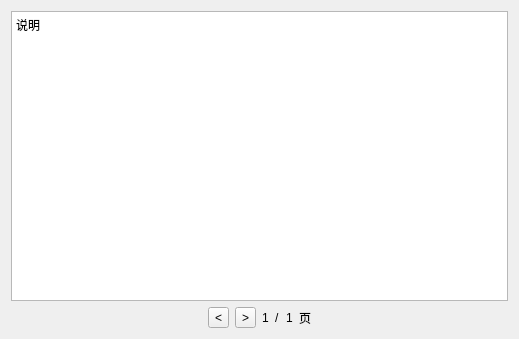
<?xml version="1.0" encoding="UTF-8"?>
<ui version="4.0">
 <class>dialog</class>
 <widget class="QDialog" name="dialog">
  <property name="geometry">
   <rect>
    <x>0</x>
    <y>0</y>
    <width>519</width>
    <height>339</height>
   </rect>
  </property>
  <property name="windowTitle">
   <string>说明</string>
  </property>
  <layout class="QVBoxLayout" name="verticalLayout_5">
   <item>
    <widget class="QStackedWidget" name="stackedWidget_show">
     <property name="currentIndex">
      <number>0</number>
     </property>
     <widget class="QWidget" name="info">
      <layout class="QVBoxLayout" name="verticalLayout">
       <property name="leftMargin">
        <number>0</number>
       </property>
       <property name="topMargin">
        <number>0</number>
       </property>
       <property name="rightMargin">
        <number>0</number>
       </property>
       <property name="bottomMargin">
        <number>0</number>
       </property>
       <item>
        <widget class="QTextBrowser" name="textBrowser">
         <property name="html">
          <string>&lt;!DOCTYPE HTML PUBLIC &quot;-//W3C//DTD HTML 4.0//EN&quot; &quot;http://www.w3.org/TR/REC-html40/strict.dtd&quot;&gt;
&lt;html&gt;&lt;head&gt;&lt;meta name=&quot;qrichtext&quot; content=&quot;1&quot; /&gt;&lt;meta charset=&quot;utf-8&quot; /&gt;&lt;style type=&quot;text/css&quot;&gt;
p, li { white-space: pre-wrap; }
&lt;/style&gt;&lt;/head&gt;&lt;body style=&quot; font-family:'微软雅黑'; font-size:9pt; font-weight:400; font-style:normal;&quot;&gt;
&lt;p style=&quot; margin-top:0px; margin-bottom:0px; margin-left:0px; margin-right:0px; -qt-block-indent:0; text-indent:0px;&quot;&gt;说明&lt;/p&gt;&lt;/body&gt;&lt;/html&gt;</string>
         </property>
        </widget>
       </item>
      </layout>
     </widget>
    </widget>
   </item>
   <item>
    <layout class="QHBoxLayout" name="horizontalLayout">
     <item>
      <spacer name="horizontalSpacer">
       <property name="orientation">
        <enum>Qt::Horizontal</enum>
       </property>
       <property name="sizeHint" stdset="0">
        <size>
         <width>40</width>
         <height>20</height>
        </size>
       </property>
      </spacer>
     </item>
     <item>
      <widget class="QToolButton" name="toolButton_previous">
       <property name="text">
        <string>&lt;</string>
       </property>
      </widget>
     </item>
     <item>
      <widget class="QToolButton" name="toolButton_next">
       <property name="text">
        <string>&gt;</string>
       </property>
      </widget>
     </item>
     <item>
      <widget class="QLabel" name="label_current_page">
       <property name="text">
        <string>1</string>
       </property>
      </widget>
     </item>
     <item>
      <widget class="QLabel" name="label">
       <property name="text">
        <string>/</string>
       </property>
      </widget>
     </item>
     <item>
      <widget class="QLabel" name="label_max_page">
       <property name="text">
        <string>1</string>
       </property>
      </widget>
     </item>
     <item>
      <widget class="QLabel" name="label_3">
       <property name="text">
        <string>页</string>
       </property>
      </widget>
     </item>
     <item>
      <spacer name="horizontalSpacer_2">
       <property name="orientation">
        <enum>Qt::Horizontal</enum>
       </property>
       <property name="sizeHint" stdset="0">
        <size>
         <width>40</width>
         <height>20</height>
        </size>
       </property>
      </spacer>
     </item>
    </layout>
   </item>
  </layout>
 </widget>
 <resources/>
 <connections/>
</ui>
